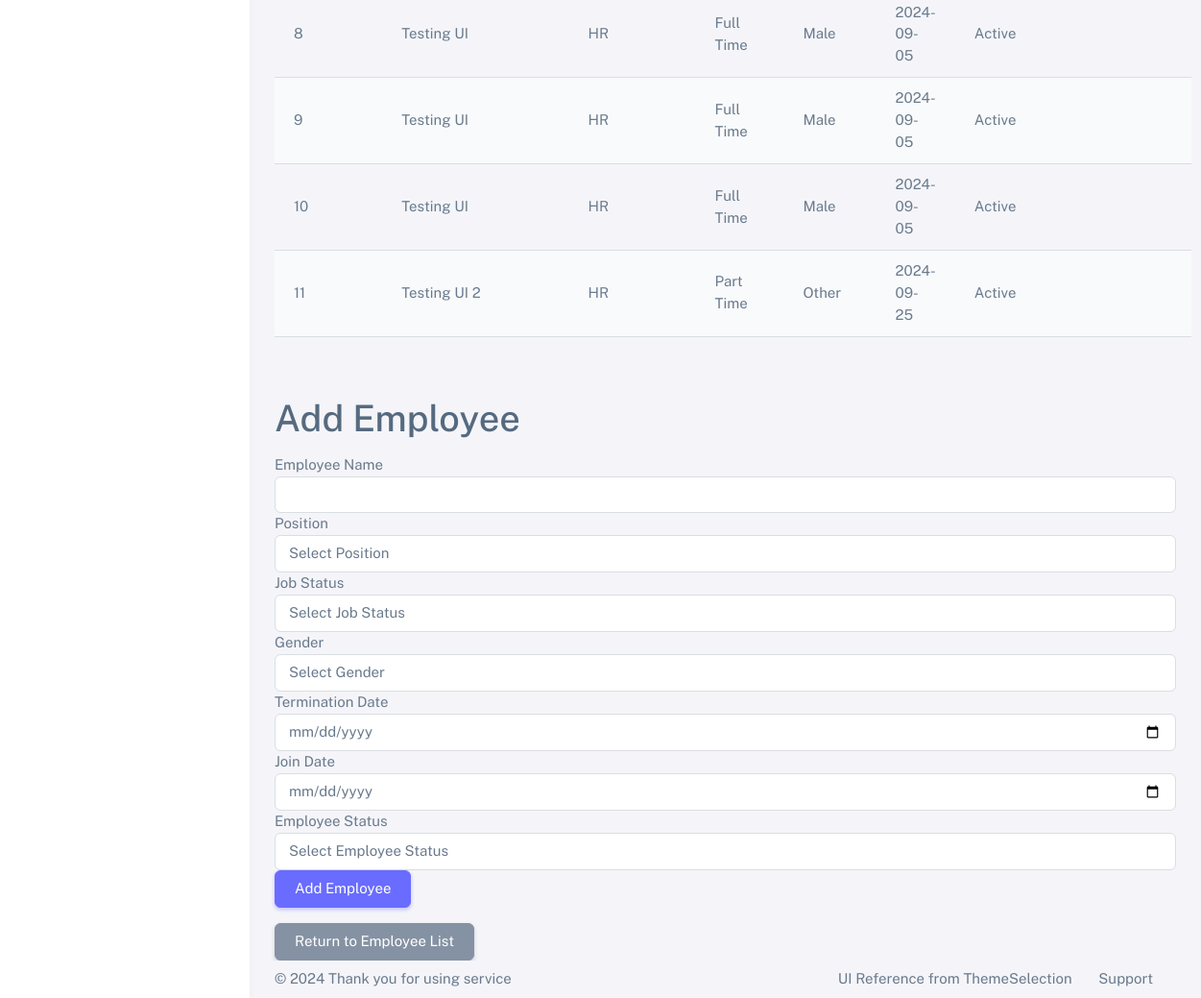
The page /add_employee (signed in, lower part) on the database as committed earlier.
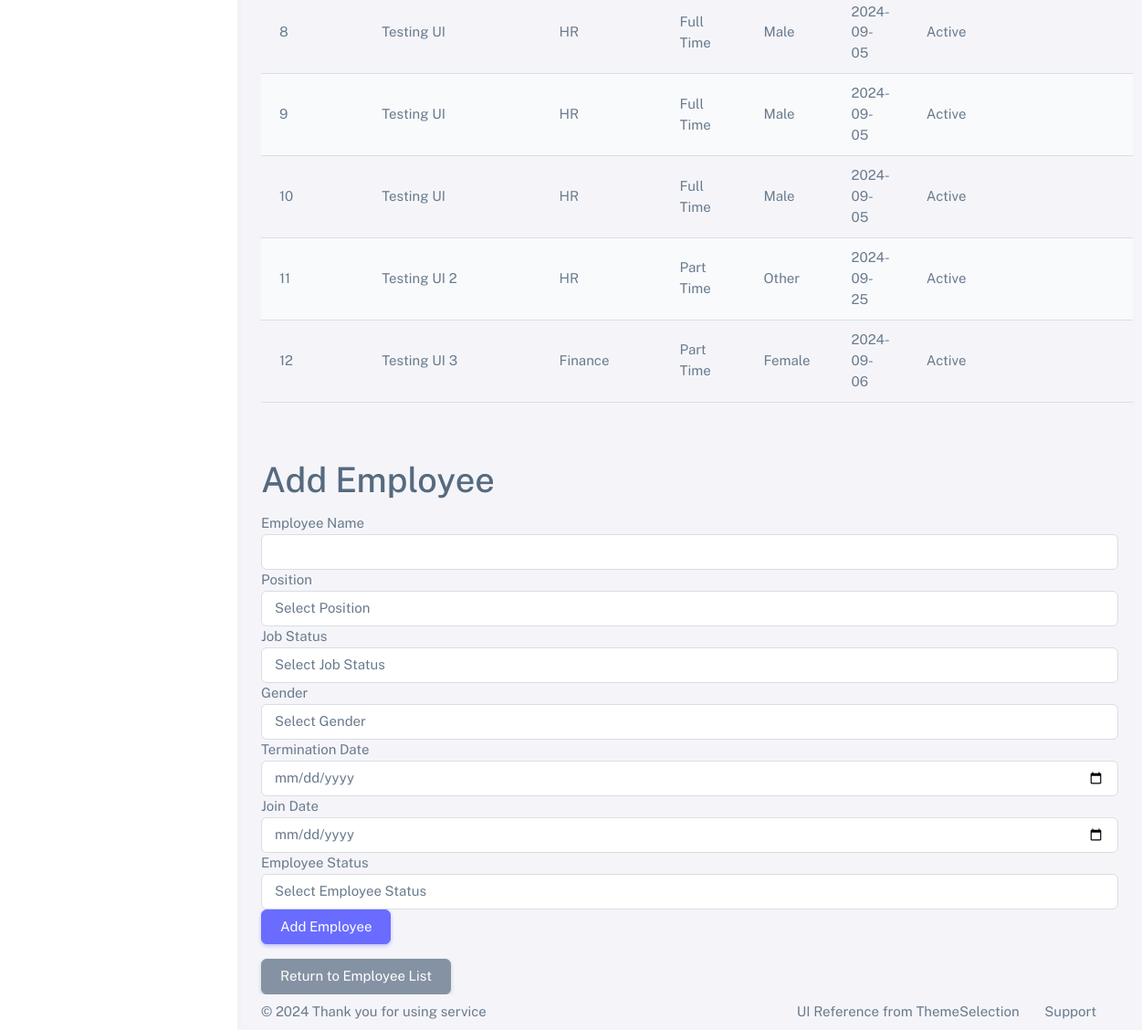
The same page on the database as committed later.
### tables this page shows
CREATE TABLE employee (
        emp_id INTEGER PRIMARY KEY AUTOINCREMENT,
        emp_name TEXT NOT NULL,
        department TEXT NOT NULL,
        job_status TEXT NOT NULL,
        gender TEXT NOT NULL,
        termination_date DATE,
        employee_status TEXT NOT NULL,
        join_date DATE NOT NULL,
        pos_id INTEGER NOT NULL,
        FOREIGN KEY (pos_id) REFERENCES position (pos_id)
    );

CREATE TABLE department (
        dept_id INTEGER PRIMARY KEY AUTOINCREMENT,
        name TEXT NOT NULL UNIQUE
    );

### app.py (the view, shortened to what this page needs)
@app.route('/add_employee', methods=['GET', 'POST'])
def add_employee():
    if 'role' not in session:
        return redirect(url_for('login'))
    conn = get_db()
    cursor = conn.cursor()
    if session['role'] == 'staff':
        emp_id = session.get('emp_id')  # Assuming emp_id is stored in the session
        cursor.execute('''
            SELECT e.emp_id, e.emp_name, p.position_name, e.job_status, e.gender, e.termination_date, e.employee_status, e.join_date, d.name AS department_name
            FROM employee e
            JOIN position p ON e.pos_id = p.pos_id
            JOIN department d ON p.dept_id = d.dept_id
            WHERE e.emp_id = ?
        ''', (emp_id,))
    else:
        cursor.execute('''
            SELECT e.emp_id, e.emp_name, p.position_name, e.job_status, e.gender, e.termination_date, e.employee_status, e.join_date, d.name AS department_name
            FROM employee e
            JOIN position p ON e.pos_id = p.pos_id
            JOIN department d ON p.dept_id = d.dept_id
        ''')
    employees = cursor.fetchall()
    conn = get_db()
    cursor = conn.cursor()
    cursor.execute('SELECT pos_id, position_name FROM position')
    positions = cursor.fetchall()
    conn.close()
    return render_template('add_employee.html', positions=positions, employees=employees)

### app.py (called while the page is built)
def get_db():
    conn = sqlite3.connect('hrm.db')
    conn.row_factory = sqlite3.Row
    return conn

### templates/add_employee.html (shortened to what this page needs)
{% extends "base.html" %}
{% block content %}
<div class="container mt-4">
    <table class="table table-striped">
        <tbody>
            {% for employee in employees %}
            <tr>
                <td>{{ employee.emp_id }}</td>
                <td>{{ employee.emp_name }}</td>
                <td>{{ employee.department_name }}</td>
                <td>{{ employee.job_status }}</td>
                <td>{{ employee.gender }}</td>
                <td>{{ employee.join_date }}</td>
                <td>{{ employee.employee_status }}</td>
                <td>{{ employee.termination_date }}</td>
            </tr>
            {% endfor %}
        </tbody>
    </table>
</div>
<div class="container mt-5">
        <h1>Add Employee</h1>
        <form method="POST" action="{{ url_for('add_employee') }}">
            <div class="form-group">
                <label for="emp_name">Employee Name</label>
                <input type="text" class="form-control" id="emp_name" name="emp_name" required>
            </div>
            <div class="form-group">
                <label for="position">Position</label>
                <select class="form-control" id="position" name="position" required>
                    <option value="" disabled selected>Select Position</option>
                </select>
            </div>
            <div class="form-group">
                <label for="job_status">Job Status</label>
                <select class="form-control" id="job_status" name="job_status" required>
                    <option value="" disabled selected>Select Job Status</option>
                </select>
            </div>
            <div class="form-group">
                <label for="gender">Gender</label>
                <select class="form-control" id="gender" name="gender" required>
                    <option value="" disabled selected>Select Gender</option>
                </select>
            </div>
            <div class="form-group">
                <label for="termination_date">Termination Date</label>
                <input type="date" class="form-control" id="termination_date" name="termination_date">
            </div>
            <div class="form-group">
                <label for="join_date">Join Date</label>
                <input type="date" class="form-control" id="join_date" name="join_date" required>
            </div>
            <div class="form-group">
                <label for="employee_status">Employee Status</label>
                <select class="form-control" id="employee_status" name="employee_status" required>
                    <option value="" disabled selected>Select Employee Status</option>
                </select>
            </div>
            <button type="submit" class="btn btn-primary">Add Employee</button>
        </form>
        <a class="btn btn-secondary mt-3" href="{{ url_for('index') }}">Return to Employee List</a>
    </div>
    {% endblock %}

Rows that differ between the two databases and show on the page:
added employee: emp_id "12", emp_name "Testing UI 3", department_name "Finance", job_status "Part Time", gender "Female", join_date "2024-09-06", employee_status "Active"
